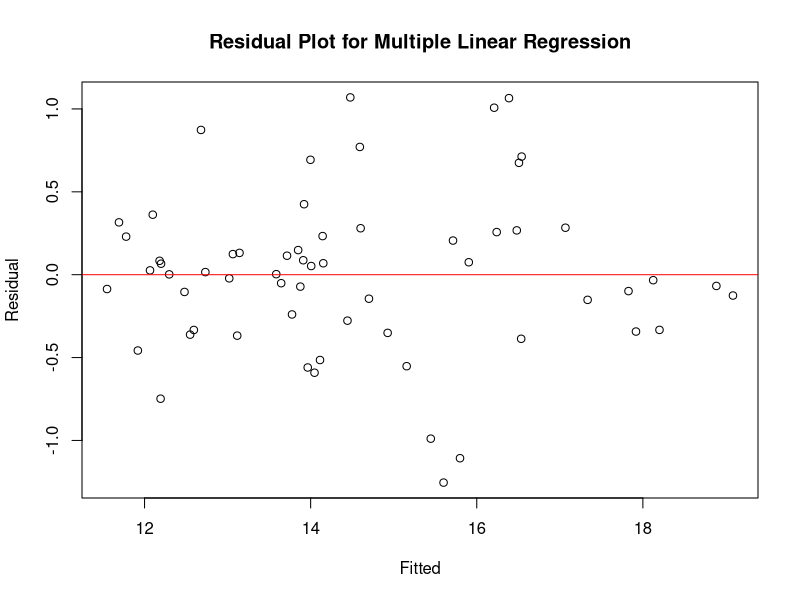
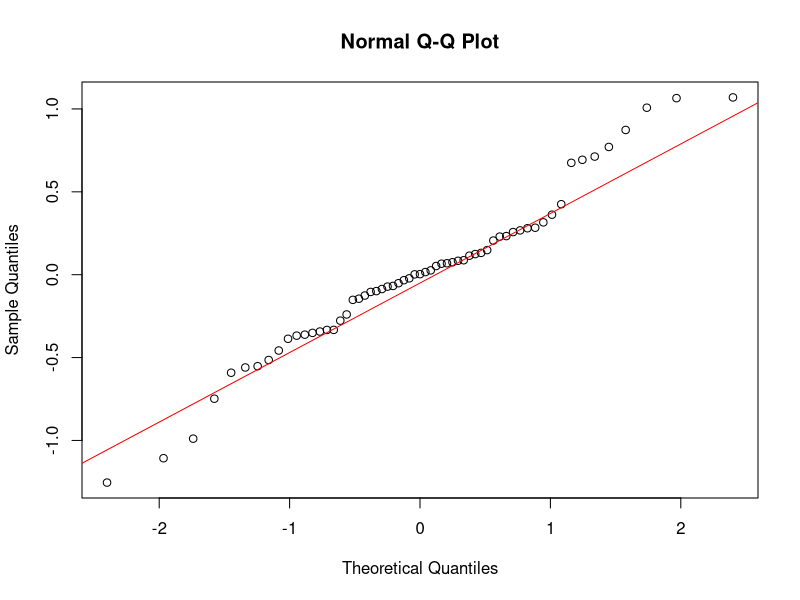
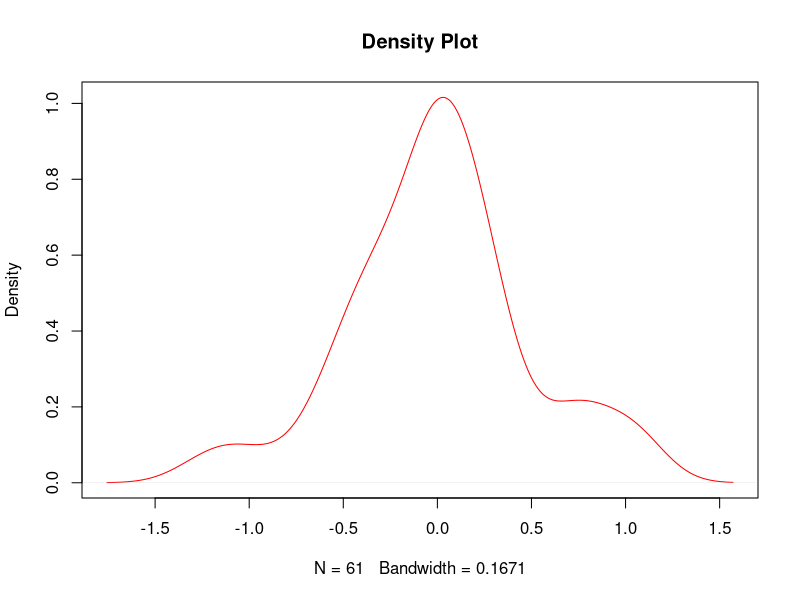

The R source for these figures, in order:
setwd("/Users/jordan.Mac/Desktop/college/clarkson/fall23/stats_project") # change this
cat("\f") # clean console
rm(list = ls()) # clean environment

# read the data
df <- read.csv("fighterjetcosts.csv")

#df$vs <- factor(df$vs)
# multiple linear regression
fit_mlr <- lm(FlyawayCost ~ Thrust + Climb + MTOW + FFD, data = df)

# print the summary of the regression model
print(summary(fit_mlr))

# summary of 2nd regression model (thrust and FFD only)
fit_mlr2 <- lm(FlyawayCost ~ Thrust + FFD, data = df)
print(summary(fit_mlr2))


# extras
res <- resid(fit_mlr)
plot(fitted(fit_mlr), res, main = "Residual Plot for Multiple Linear Regression",
     xlab = "Fitted", ylab = "Residual")
abline(0,0, col = "red") # horizontal line at (0,0)

qqnorm(res) # make a Q-Q plot
qqline(res, col = "red") # add diagonal line

plot(density(res), main="Density Plot", col = "red") # density plot to verify ~N

